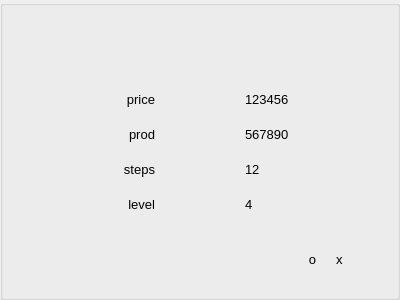
               <widget class="QGroupBox" name="groupBox_3">
                <property name="minimumSize">
                 <size>
                  <width>400</width>
                  <height>300</height>
                 </size>
                </property>
                <property name="maximumSize">
                 <size>
                  <width>400</width>
                  <height>300</height>
                 </size>
                </property>
                <property name="font">
                 <font>
                  <pointsize>10</pointsize>
                 </font>
                </property>
                <property name="title">
                 <string/>
                </property>
                <property name="alignment">
                 <set>Qt::AlignCenter</set>
                </property>
                <layout class="QHBoxLayout" name="horizontalLayout_7">
                 <property name="spacing">
                  <number>50</number>
                 </property>
                 <item>
                  <layout class="QVBoxLayout" name="verticalLayout_11">
                   <property name="spacing">
                    <number>20</number>
                   </property>
                   <property name="rightMargin">
                    <number>20</number>
                   </property>
                   <item>
                    <spacer name="verticalSpacer_34">
                     <property name="orientation">
                      <enum>Qt::Vertical</enum>
                     </property>
                     <property name="sizeHint" stdset="0">
                      <size>
                       <width>20</width>
                       <height>40</height>
                      </size>
                     </property>
                    </spacer>
                   </item>
                   <item>
                    <widget class="QLabel" name="label_48">
                     <property name="font">
                      <font>
                       <pointsize>10</pointsize>
                      </font>
                     </property>
                     <property name="text">
                      <string>price</string>
                     </property>
                     <property name="alignment">
                      <set>Qt::AlignRight|Qt::AlignTrailing|Qt::AlignVCenter</set>
                     </property>
                    </widget>
                   </item>
                   <item>
                    <widget class="QLabel" name="label_46">
                     <property name="font">
                      <font>
                       <pointsize>10</pointsize>
                      </font>
                     </property>
                     <property name="text">
                      <string>prod</string>
                     </property>
                     <property name="alignment">
                      <set>Qt::AlignRight|Qt::AlignTrailing|Qt::AlignVCenter</set>
                     </property>
                    </widget>
                   </item>
                   <item>
                    <widget class="QLabel" name="label_50">
                     <property name="font">
                      <font>
                       <pointsize>10</pointsize>
                      </font>
                     </property>
                     <property name="text">
                      <string>steps</string>
                     </property>
                     <property name="alignment">
                      <set>Qt::AlignRight|Qt::AlignTrailing|Qt::AlignVCenter</set>
                     </property>
                    </widget>
                   </item>
                   <item>
                    <widget class="QLabel" name="label_45">
                     <property name="font">
                      <font>
                       <pointsize>10</pointsize>
                      </font>
                     </property>
                     <property name="text">
                      <string>level</string>
                     </property>
                     <property name="alignment">
                      <set>Qt::AlignRight|Qt::AlignTrailing|Qt::AlignVCenter</set>
                     </property>
                    </widget>
                   </item>
                   <item>
                    <spacer name="verticalSpacer_35">
                     <property name="orientation">
                      <enum>Qt::Vertical</enum>
                     </property>
                     <property name="sizeHint" stdset="0">
                      <size>
                       <width>20</width>
                       <height>40</height>
                      </size>
                     </property>
                    </spacer>
                   </item>
                  </layout>
                 </item>
                 <item>
                  <layout class="QVBoxLayout" name="verticalLayout_14">
                   <property name="spacing">
                    <number>20</number>
                   </property>
                   <property name="leftMargin">
                    <number>20</number>
                   </property>
                   <property name="topMargin">
                    <number>20</number>
                   </property>
                   <item>
                    <spacer name="verticalSpacer_26">
                     <property name="orientation">
                      <enum>Qt::Vertical</enum>
                     </property>
                     <property name="sizeHint" stdset="0">
                      <size>
                       <width>20</width>
                       <height>40</height>
                      </size>
                     </property>
                    </spacer>
                   </item>
                   <item>
                    <widget class="QLabel" name="label_40">
                     <property name="font">
                      <font>
                       <pointsize>10</pointsize>
                      </font>
                     </property>
                     <property name="text">
                      <string>123456</string>
                     </property>
                    </widget>
                   </item>
                   <item>
                    <widget class="QLabel" name="label_41">
                     <property name="font">
                      <font>
                       <pointsize>10</pointsize>
                      </font>
                     </property>
                     <property name="text">
                      <string>567890</string>
                     </property>
                    </widget>
                   </item>
                   <item>
                    <widget class="QLabel" name="label_42">
                     <property name="font">
                      <font>
                       <pointsize>10</pointsize>
                      </font>
                     </property>
                     <property name="text">
                      <string>12</string>
                     </property>
                    </widget>
                   </item>
                   <item>
                    <widget class="QLabel" name="label_43">
                     <property name="font">
                      <font>
                       <pointsize>10</pointsize>
                      </font>
                     </property>
                     <property name="text">
                      <string>4</string>
                     </property>
                    </widget>
                   </item>
                   <item>
                    <layout class="QHBoxLayout" name="horizontalLayout_32">
                     <item>
                      <spacer name="verticalSpacer_43">
                       <property name="orientation">
                        <enum>Qt::Vertical</enum>
                       </property>
                       <property name="sizeHint" stdset="0">
                        <size>
                         <width>20</width>
                         <height>40</height>
                        </size>
                       </property>
                      </spacer>
                     </item>
                     <item>
                      <widget class="QLabel" name="label_72">
                       <property name="maximumSize">
                        <size>
                         <width>68</width>
                         <height>30</height>
                        </size>
                       </property>
                       <property name="text">
                        <string>о</string>
                       </property>
                       <property name="alignment">
                        <set>Qt::AlignRight|Qt::AlignTrailing|Qt::AlignVCenter</set>
                       </property>
                      </widget>
                     </item>
                     <item>
                      <widget class="QLabel" name="label_76">
                       <property name="text">
                        <string>x</string>
                       </property>
                      </widget>
                     </item>
                    </layout>
                   </item>
                  </layout>
                 </item>
                </layout>
               </widget>
